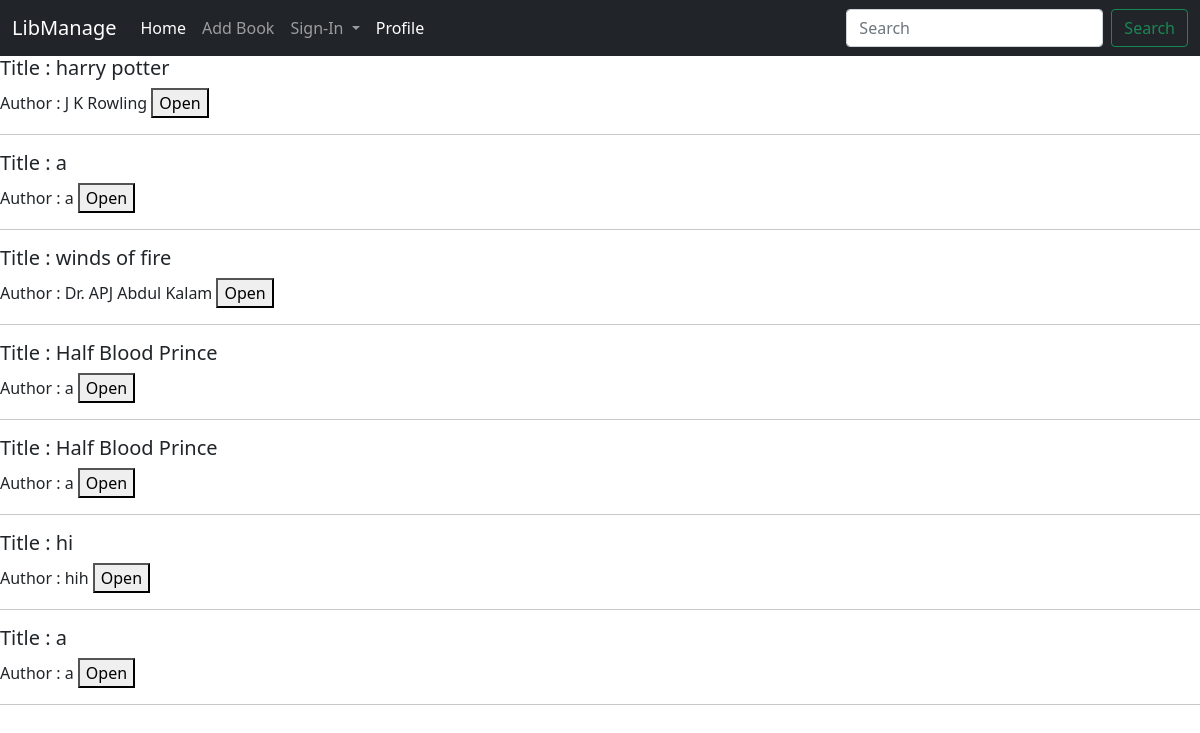
/, run on an earlier commit of the app's database.
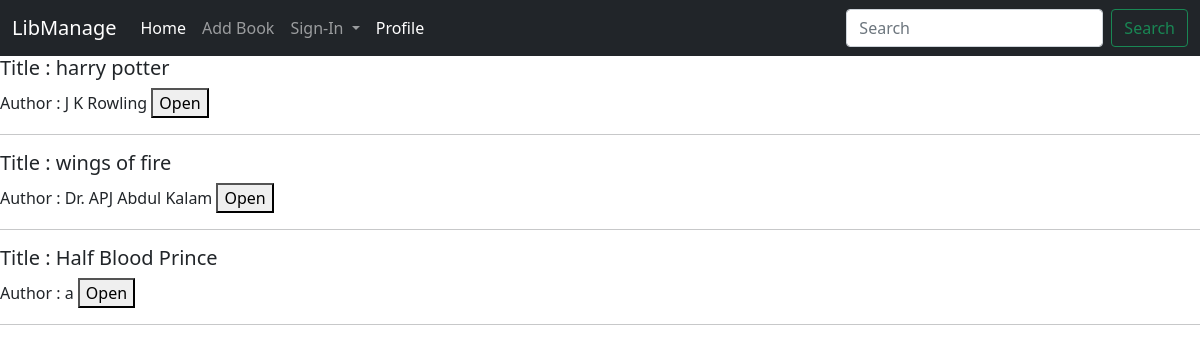
And on a later commit of the database.
### home/models.py (models this page shows, shortened)
class Book(models.Model):
    title = models.CharField(max_length=200)
    ISBN = models.CharField(max_length=100)
    author = models.CharField(max_length=200)
    publication = models.CharField(max_length=200)
    genre = models.CharField(max_length=100)
    available = models.CharField(max_length=50)
    summary = models.TextField()
    objects = models.Manager() # this is written because VSC was giving error that class has no objcts

### home/views.py (the view)
# urls.py: path('', views.index, name='home'),
def index(request):
    try:
        allBooks=Book.objects.all()
    except Book.DoesNotExist:
        allBooks=None
    context = {
        'allBooks':allBooks
    }
    return render(request, 'index.html', context)

### templates/index.html (shortened to what this page needs)
{% extends 'base.html' %}
{% block body %}
    {% for bookitem in allBooks %}
        <form action='\bookpage' method='post'>
            <h5>Title : {{bookitem.title}}</h5>
            <p>Author : {{bookitem.author}}
            <button type='submit'>Open</button>
            </p>
            <hr>
        </form>
    {%endfor%}
{% endblock body %}

What changed in the data, as far as the page shows it:
removed Book: title "a", author "a"
removed Book: title "Half Blood Prince", author "a"
removed Book: title "hi", author "hih"
removed Book: title "a", author "a"
changed Book "Dr. APJ Abdul Kalam": title "winds of fire" → "wings of fire"
